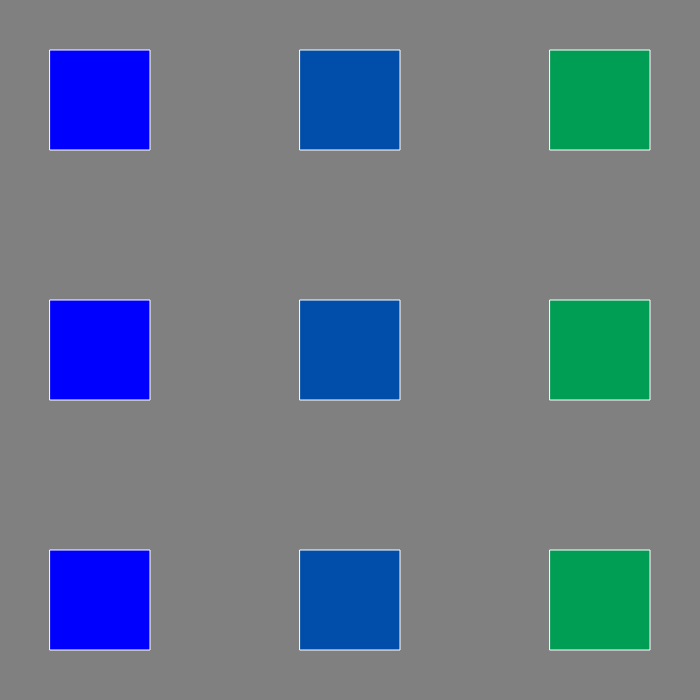
Frame 1 (no input)
Frame 60 (no input): identical to frame 1, image omitted
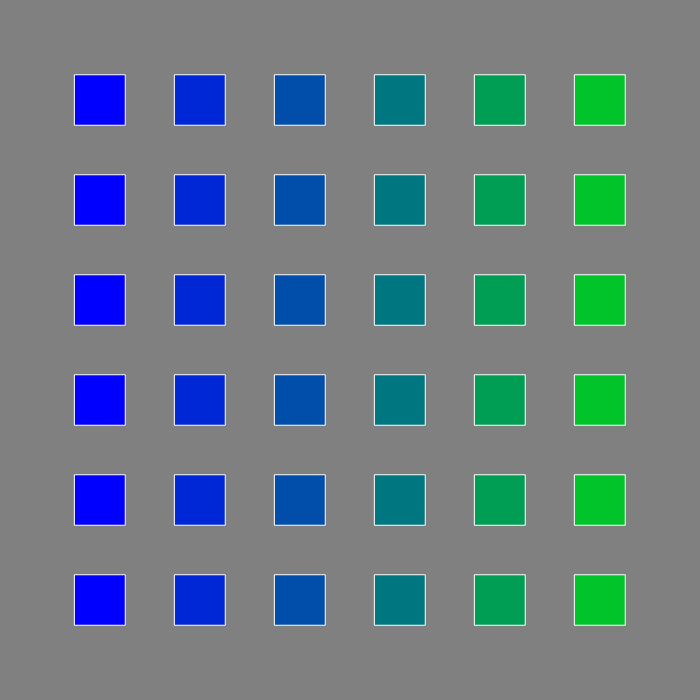
Frame 120 (the mouse pressed at the canvas centre since frame 60)

The p5.js sketch that drew these frames (run headless with seeded random() and noise() and a simulated clock; from frame 60 on, the mouse is pressed at the canvas centre):

// p5.js sketch
// ── sketch.js
var punkteProZeile = 5;
var rand = 100;
var quadratGroesse = 2;
var zaehler = 5;

function setup() {
  createCanvas(700, 700);
  rectMode(CENTER);
  farbe_links = color(0, 0, 255);
  farbe_rechts = color(0, 235, 0);
}

function draw() {
  // print("mouseY = "+ mouseY);
  punkteProZeile = int(map(mouseX, 0, width, 3, 10));
  quadratGroesse = map(mouseY, 0, height, 100, 1);
  background(128);
  stroke(255);
  rectMode(CENTER);
  strokeWeight(1);
  for (var x = 0; x < punkteProZeile; x++) {
    var xPos = map(x, 0, punkteProZeile - 1, rand, width - rand);
    for (var y = 0; y < punkteProZeile; y++) {
      var yPos = map(y, 0, punkteProZeile - 1, rand, height - rand);
      var farbe_mix = lerpColor(farbe_links, farbe_rechts, map(x, 0, punkteProZeile, 0.0, 1.0));
      fill(farbe_mix);
      rect(xPos, yPos, quadratGroesse, quadratGroesse);
    }
  }
  zaehler++;
}
